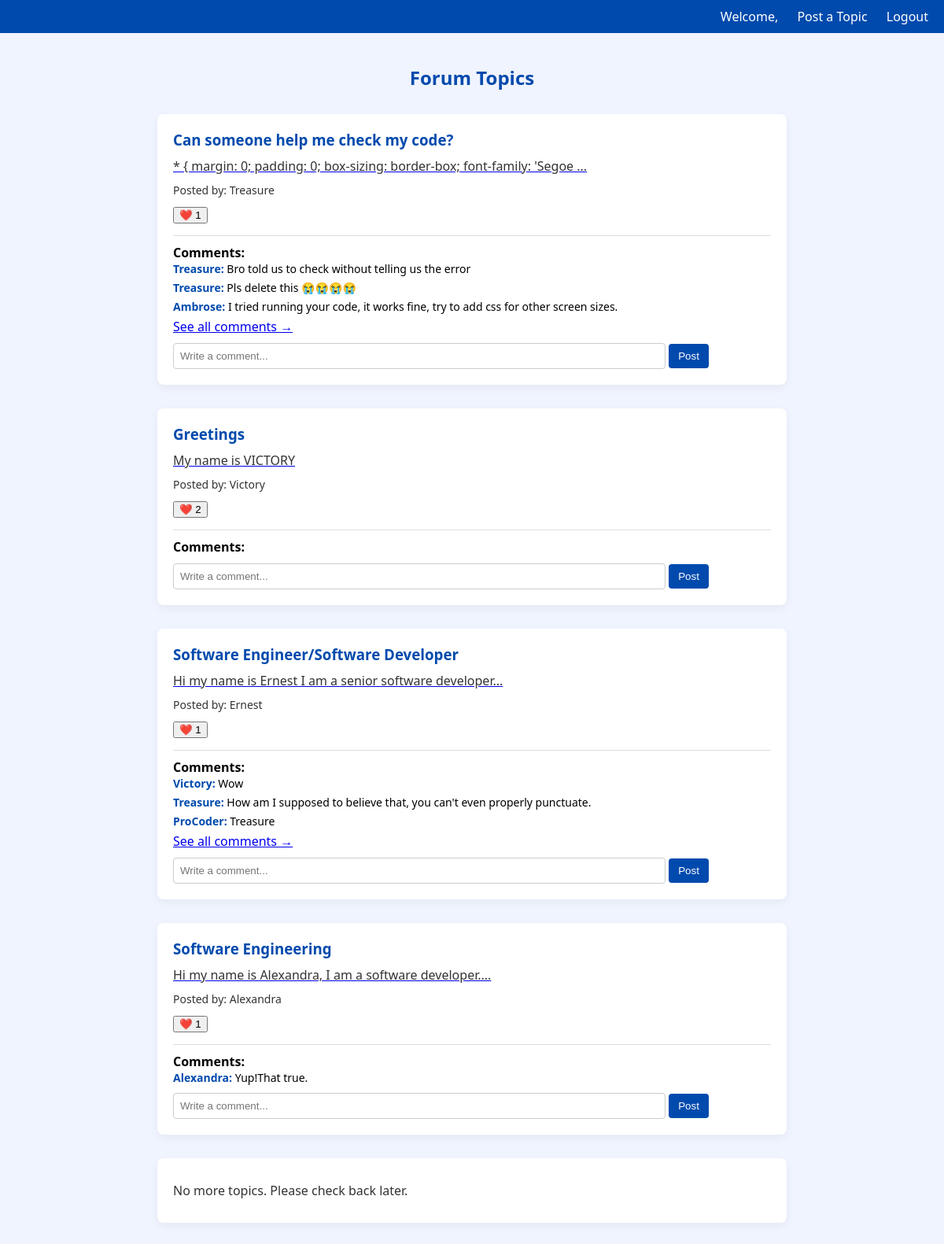
The page /home on the database its author committed.
### tables this page shows
CREATE TABLE topics (
                        id INTEGER PRIMARY KEY AUTOINCREMENT,
                        username TEXT,
                        title TEXT,
                        content TEXT);

CREATE TABLE comments (
                        id INTEGER PRIMARY KEY AUTOINCREMENT,
                        topic_id INTEGER,
                        username TEXT,
                        comment TEXT,
                        FOREIGN KEY (topic_id) REFERENCES topics(id));

### app.py (the view)
@app.route('/home', methods=['GET'])
def home():
    conn = sqlite3.connect('forum.db')
    cursor = conn.cursor()
    cursor.execute('''
        SELECT topics.id, topics.username, topics.title, topics.content,
               COUNT(likes.id) AS like_count
        FROM topics
        LEFT JOIN likes ON topics.id = likes.topic_id
        GROUP BY topics.id
        ORDER BY topics.id DESC
    ''')
    topics_raw = cursor.fetchall()
    user_liked_topic_ids = set()
    topics = []
    for topic in topics_raw:
        topic_id, username, title, content, like_count = topic
        truncated_content = content[:100] + '...' if len(content) > 40 else content
        liked_by_user = topic_id in user_liked_topic_ids
        topics.append({
            'id': topic_id,
            'username': username,
            'title': title,
            'truncated_content': truncated_content,
            'full_content': content,
            'likes': like_count,
            'liked_by_user': liked_by_user
        })
    cursor.execute("SELECT topic_id, username, comment FROM comments")
    all_comments = cursor.fetchall()
    comments_dict = {}
    for topic_id, username, comment in all_comments:
        if topic_id not in comments_dict:
            comments_dict[topic_id] = []
        if len(comments_dict[topic_id]) < 3:
            comments_dict[topic_id].append((username, comment))
    if 'user_id' in session:
        cursor.execute("SELECT topic_id FROM likes WHERE user_id = ?", (session['user_id'],))
        user_liked_topic_ids = {row[0] for row in cursor.fetchall()}
    conn.close()
    return render_template('home.html', topics=topics, comments=comments_dict, user_liked_topic_ids=user_liked_topic_ids)

### templates/home.html (shortened to what this page needs)
<!DOCTYPE html>
<html lang="en">
<head>
</head>
<body>
  <div class="top-nav">
    <span>Welcome, {{ session['username'] }}</span>
    <a href="/post">Post a Topic</a>
    <a href="/logout">Logout</a>
  </div>
  <div class="container">
    <h2>Forum Topics</h2>
{% for topic in topics %}
  <div class="post">
    <h3>{{ topic.title }}</h3>
    <a href="/topic/{{ topic.id }}">
      <p>{{ topic.truncated_content }}</p>
    </a>
    <p class="username">Posted by: {{ topic.username }}</p>
      <button onclick="toggleLike('{{ topic.id }}')" id="like-btn-{{ topic.id }}">
        <span id="like-icon-{{ topic.id }}">
          {% if topic.likes > 0%}
            ❤️ {{ topic.likes }}
          {% else %}
            🤍
          {% endif %}
        </span>
      </button>
    <div class="comments">
      <strong>Comments:</strong>
      {% for comment in comments.get(topic.id, []) %}
        <div class="comment">
          <strong>{{ comment[0] }}:</strong> {{ comment[1] }}
        </div>
      {% endfor %}
      {% if comments.get(topic.id, [])|length >= 3 %}
        <a href="/topic/{{ topic.id }}">See all comments →</a>
      {% endif %}
      <form class="comment-form" action="/comment/{{ topic.id }}" method="POST">
        <input type="text" name="comment" placeholder="Write a comment..." required>
        <button type="submit">Post</button>
      </form>
    </div>
  </div>
{% endfor %}
    <div class="post">
      <p>No more topics. Please check back later.</p>
    </div>
  </div>
</body>
</html>

### templates/home.html (style rules this page uses)
body { font-family: 'Segoe UI', Tahoma, Geneva, Verdana, sans-serif; background-color: #f0f4ff; margin: 0; padding: 0; }
.container { max-width: 800px; margin: auto; padding: 20px; }
h2 { text-align: center; color: #004aad; margin-bottom: 30px; }
.post { background-color: white; padding: 20px; border-radius: 8px; margin-bottom: 30px; box-shadow: 0 4px 12px rgba(0,0,0,0.05); }
.post h3 { margin: 0; color: #004aad; }
.post p { margin: 10px 0; color: #333; }
.username { font-size: 14px; color: #555; }
.top-nav { background-color: #004aad; color: white; padding: 10px 20px; text-align: right; }
.top-nav a { color: white; margin-left: 20px; text-decoration: none; }
.comments { margin-top: 15px; border-top: 1px solid #ddd; padding-top: 10px; }
.comment { font-size: 14px; margin-bottom: 5px; }
.comment strong { color: #004aad; }
.comment-form { margin-top: 10px; }
.comment-form input[type="text"] { width: 80%; padding: 8px; border-radius: 4px; border: 1px solid #ccc; }
.comment-form button { padding: 8px 12px; background-color: #004aad; color: white; border: none; border-radius: 4px; cursor: pointer; }

### rows shown on the page
topics: title "Can someone help me check my code?", truncated_content "* { margin: 0; padding: 0; box-sizing: border-box; font-family: 'Segoe ...", username "Treasure", likes "1"
comments: username "Treasure", comment "Bro told us to check without telling us the error"
comments: username "Treasure", comment "Pls delete this 😭😭😭😭"
comments: username "Ambrose", comment "I tried running your code, it works fine, try to add css for other screen sizes."
topics: title "Greetings", truncated_content "My name is VICTORY", username "Victory", likes "2"
topics: title "Software Engineer/Software Developer", truncated_content "Hi my name is Ernest I am a senior software developer...", username "Ernest", likes "1"
comments: username "Victory", comment "Wow"
comments: username "Treasure", comment "How am I supposed to believe that, you can't even properly punctuate."
comments: username "ProCoder", comment "Treasure"
topics: title "Software Engineering", truncated_content "Hi my name is Alexandra, I am a software developer....", username "Alexandra", likes "1"
comments: username "Alexandra", comment "Yup!That true."
